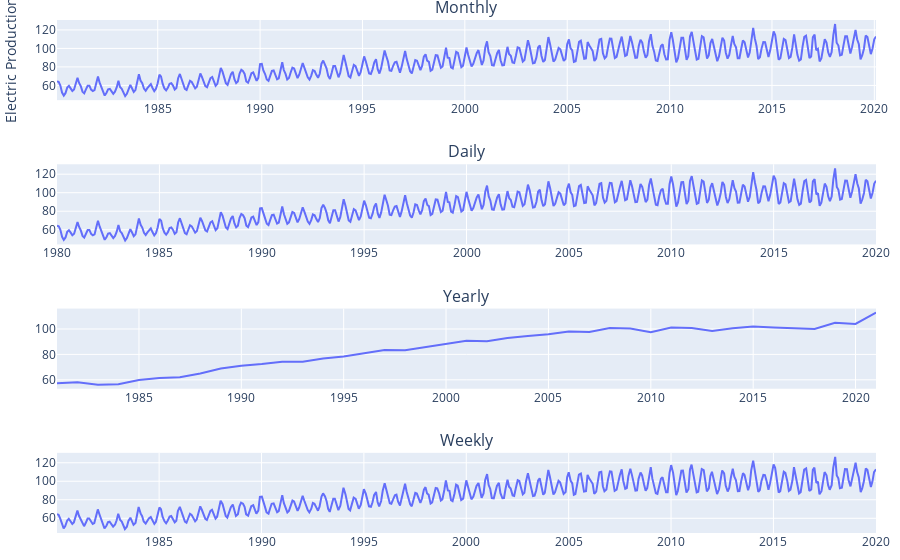

Notebook code cell kept with this figure:
### Code cell
# Resample the data
month = df1.resample("M").mean().dropna()
day = df1.resample("D").mean().dropna()
year = df1.resample("A").mean().dropna()
week = df1.resample("W").mean().dropna()

# Create subplots with shared y-axis
fig = make_subplots(  # Call the make_subplots function correctly
    rows=4, cols=1, shared_yaxes=True, subplot_titles=("Monthly", "Daily", "Yearly", "Weekly")
)

# Plot the data
trace = px.line(month, x=month.index, y="IPG2211A2N").data[0]  # Extract the first trace
fig.add_trace(trace, row=1, col=1)  # Add the extracted trace to the subplot

trace = px.line(day, x=day.index, y="IPG2211A2N").data[0]
fig.add_trace(trace, row=2, col=1)

trace = px.line(year, x=year.index, y="IPG2211A2N").data[0]
fig.add_trace(trace, row=3, col=1)

trace = px.line(week, x=week.index, y="IPG2211A2N").data[0]
fig.add_trace(trace, row=4, col=1)


#Customize Layout
fig.update_layout(
    height=1000,  # Adjust height as needed
    yaxis_title="Electric Production",
    margin=dict(l=10, r=10, t=20, b=10),  # Adjust margins for better spacing
)

# Show the plots
fig.show()

### Figure 1 — Plotly figure (JSON) as saved in the notebook; plotly's stock layout.template omitted (floating-point values rounded to 4 significant figures; data arrays with more than 128 entries replaced by an {"elided": "..."} marker saying what was removed)
{"data": [{"hovertemplate": "DATE=%{x}<br>IPG2211A2N=%{y}<extra></extra>", "legendgroup": "", "line": {"color": "#636efa", "dash": "solid"}, "marker": {"symbol": "circle"}, "mode": "lines", "name": "", "orientation": "v", "showlegend": false, "type": "scatter", "x": {"elided": "481 str values"}, "xaxis": "x", "y": {"elided": "481 float values"}, "yaxis": "y"}, {"hovertemplate": "DATE=%{x}<br>IPG2211A2N=%{y}<extra></extra>", "legendgroup": "", "line": {"color": "#636efa", "dash": "solid"}, "marker": {"symbol": "circle"}, "mode": "lines", "name": "", "orientation": "v", "showlegend": false, "type": "scatter", "x": {"elided": "481 str values"}, "xaxis": "x2", "y": {"elided": "481 float values"}, "yaxis": "y2"}, {"hovertemplate": "DATE=%{x}<br>IPG2211A2N=%{y}<extra></extra>", "legendgroup": "", "line": {"color": "#636efa", "dash": "solid"}, "marker": {"symbol": "circle"}, "mode": "lines", "name": "", "orientation": "v", "showlegend": false, "type": "scatter", "x": ["1980-12-31T00:00:00", "1981-12-31T00:00:00", "1982-12-31T00:00:00", "1983-12-31T00:00:00", "1984-12-31T00:00:00", "1985-12-31T00:00:00", "1986-12-31T00:00:00", "1987-12-31T00:00:00", "1988-12-31T00:00:00", "1989-12-31T00:00:00", "1990-12-31T00:00:00", "1991-12-31T00:00:00", "1992-12-31T00:00:00", "1993-12-31T00:00:00", "1994-12-31T00:00:00", "1995-12-31T00:00:00", "1996-12-31T00:00:00", "1997-12-31T00:00:00", "1998-12-31T00:00:00", "1999-12-31T00:00:00", "2000-12-31T00:00:00", "2001-12-31T00:00:00", "2002-12-31T00:00:00", "2003-12-31T00:00:00", "2004-12-31T00:00:00", "2005-12-31T00:00:00", "2006-12-31T00:00:00", "2007-12-31T00:00:00", "2008-12-31T00:00:00", "2009-12-31T00:00:00", "2010-12-31T00:00:00", "2011-12-31T00:00:00", "2012-12-31T00:00:00", "2013-12-31T00:00:00", "2014-12-31T00:00:00", "2015-12-31T00:00:00", "2016-12-31T00:00:00", "2017-12-31T00:00:00", "2018-12-31T00:00:00", "2019-12-31T00:00:00", "2020-12-31T00:00:00"], "xaxis": "x3", "y": [57.27, 58.07, 56.13, 56.54, 59.9, 61.39, 61.93, 64.93, 68.86, 71.01, 72.43, 74.22, 74.22, 76.74, 78.3, 81.08, 83.38, 83.23, 85.5, 88.12, 90.65, 90.33, 92.96, 94.53, 95.94, 98.02, 97.68, 100.8, 100.4, 97.55, 101.2, 100.8, 98.5, 100.7, 102.0, 101.2, 100.8, 100.0, 104.9, 104.0, 112.9], "yaxis": "y3"}, {"hovertemplate": "DATE=%{x}<br>IPG2211A2N=%{y}<extra></extra>", "legendgroup": "", "line": {"color": "#636efa", "dash": "solid"}, "marker": {"symbol": "circle"}, "mode": "lines", "name": "", "orientation": "v", "showlegend": false, "type": "scatter", "x": {"elided": "481 str values"}, "xaxis": "x4", "y": {"elided": "481 float values"}, "yaxis": "y4"}], "layout": {"annotations": [{"font": {"size": 16}, "showarrow": false, "text": "Monthly", "x": 0.5, "xanchor": "center", "xref": "paper", "y": 1, "yanchor": "bottom", "yref": "paper"}, {"font": {"size": 16}, "showarrow": false, "text": "Daily", "x": 0.5, "xanchor": "center", "xref": "paper", "y": 0.7188, "yanchor": "bottom", "yref": "paper"}, {"font": {"size": 16}, "showarrow": false, "text": "Yearly", "x": 0.5, "xanchor": "center", "xref": "paper", "y": 0.4375, "yanchor": "bottom", "yref": "paper"}, {"font": {"size": 16}, "showarrow": false, "text": "Weekly", "x": 0.5, "xanchor": "center", "xref": "paper", "y": 0.1562, "yanchor": "bottom", "yref": "paper"}], "autosize": true, "margin": {"b": 10, "l": 10, "r": 10, "t": 20}, "xaxis": {"anchor": "y", "autorange": true, "domain": [0, 1], "range": ["1980-01-31", "2020-01-31"], "type": "date"}, "xaxis2": {"anchor": "y2", "autorange": true, "domain": [0, 1], "range": ["1980-01-01", "2020-01-01"], "type": "date"}, "xaxis3": {"anchor": "y3", "autorange": true, "domain": [0, 1], "range": ["1980-12-31", "2020-12-31"], "type": "date"}, "xaxis4": {"anchor": "y4", "autorange": true, "domain": [0, 1], "range": ["1980-01-06", "2020-01-05"], "type": "date"}, "yaxis": {"anchor": "x", "autorange": true, "domain": [0.8438, 1], "range": [44.11, 130.7], "title": {"text": "Electric Production"}, "type": "linear"}, "yaxis2": {"anchor": "x2", "autorange": true, "domain": [0.5625, 0.7188], "range": [44.11, 130.7], "type": "linear"}, "yaxis3": {"anchor": "x3", "autorange": true, "domain": [0.2812, 0.4375], "range": [52.97, 116.1], "type": "linear"}, "yaxis4": {"anchor": "x4", "autorange": true, "domain": [0, 0.1562], "range": [44.11, 130.7], "type": "linear"}}}
